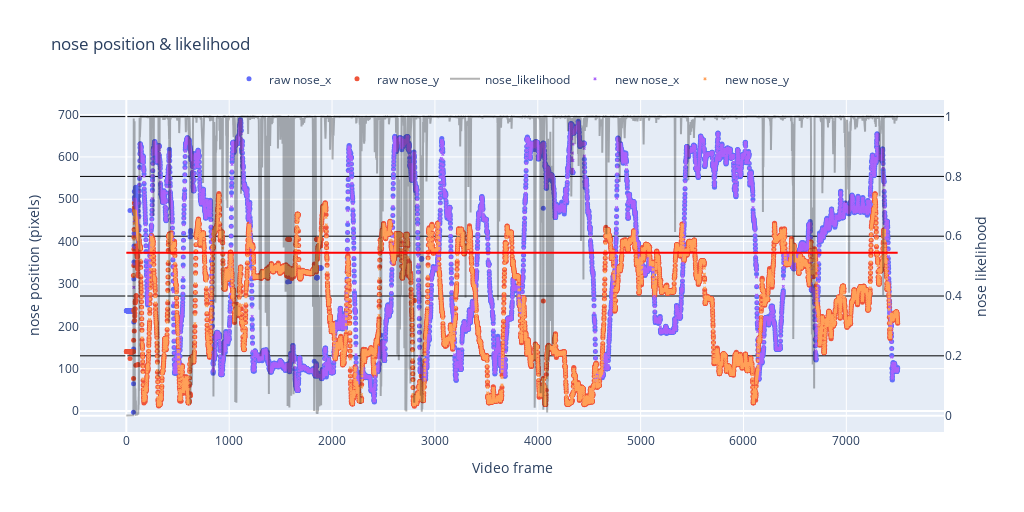

Notebook code cell kept with this figure:
### Code cell
# Create figure
fig = go.Figure()

# Add traces for raw data
for column in df_raw.columns:
    if bodypart in column:
        if 'likelihood' not in column:
            fig.add_trace(go.Scatter(x=df_raw.index, y=df_raw[column], mode='markers', name=f'raw {column}', marker=dict(symbol='circle', size=5)))
        else:
            fig.add_trace(go.Scatter(x=df_raw.index, y=df_raw[column], name=f'{column}', line=dict(color='black'), yaxis='y2',opacity=0.3))

# Add traces for smoothed data
for column in df_smooth.columns:
    if bodypart in column:
        if 'likelihood' not in column:
            fig.add_trace(go.Scatter(x=df_smooth.index, y=df_smooth[column], mode='markers', name=f'new {column}', marker=dict(symbol='x', size=3)))

if llhd_tol == 'mean':
    mean = df_raw[f'{bodypart}_likelihood'].mean()
    std_dev = df_raw[f'{bodypart}_likelihood'].std()
    limit = max(0.1, mean - num_std*std_dev)
else:
    limit = llhd_tol

# Update layout for secondary y-axis
fig.update_layout(
    xaxis=dict(title='Video frame'),
    yaxis=dict(title=f'{bodypart} position (pixels)'),
    yaxis2=dict(title=f'{bodypart} likelihood', 
                overlaying='y', 
                side='right',
                gridcolor='black'),
    title=f'{bodypart} position & likelihood',
    width=1024,
    height=512,
    legend=dict(yanchor="bottom",
                y=1.02,
                xanchor="center",
                x=0.5,
                orientation="h"),
    shapes=[dict(type='line', 
                 x0=df_raw.index.min(), 
                 x1=df_raw.index.max(), 
                 y0=limit, 
                 y1=limit, 
                 line=dict(color='red', dash='solid'),
                 yref='y2')]
)

# Show plot
fig.show()

### Figure 1 — Plotly figure (JSON) as saved in the notebook; plotly's stock layout.template omitted (floating-point values rounded to 4 significant figures; data arrays with more than 128 entries replaced by an {"elided": "..."} marker saying what was removed)
{"data": [{"marker": {"size": 5, "symbol": "circle"}, "mode": "markers", "name": "raw nose_x", "type": "scatter", "x": {"elided": "7500 int values"}, "y": {"elided": "7500 float values"}}, {"marker": {"size": 5, "symbol": "circle"}, "mode": "markers", "name": "raw nose_y", "type": "scatter", "x": {"elided": "7500 int values"}, "y": {"elided": "7500 float values"}}, {"line": {"color": "black"}, "name": "nose_likelihood", "opacity": 0.3, "type": "scatter", "x": {"elided": "7500 int values"}, "y": {"elided": "7500 float values"}, "yaxis": "y2"}, {"marker": {"size": 3, "symbol": "x"}, "mode": "markers", "name": "new nose_x", "type": "scatter", "x": {"elided": "7500 int values"}, "y": {"elided": "7500 float values"}}, {"marker": {"size": 3, "symbol": "x"}, "mode": "markers", "name": "new nose_y", "type": "scatter", "x": {"elided": "7500 int values"}, "y": {"elided": "7500 float values"}}], "layout": {"height": 512, "legend": {"orientation": "h", "x": 0.5, "xanchor": "center", "y": 1.02, "yanchor": "bottom"}, "shapes": [{"line": {"color": "red", "dash": "solid"}, "type": "line", "x0": 0, "x1": 7499, "y0": 0.5447, "y1": 0.5447, "yref": "y2"}], "title": {"text": "nose position & likelihood"}, "width": 1024, "xaxis": {"title": {"text": "Video frame"}}, "yaxis": {"title": {"text": "nose position (pixels)"}}, "yaxis2": {"gridcolor": "black", "overlaying": "y", "side": "right", "title": {"text": "nose likelihood"}}}}
